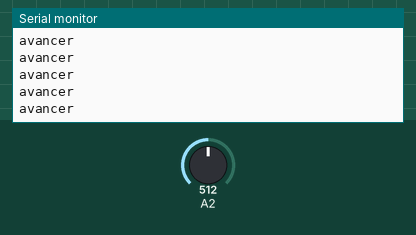
Bench run of a sketch on a simulated Arduino Uno, built with avr-gcc and run on an emulated ATmega328P. Parts: the last lines printed to the serial monitor. The inputs (shaded band) are chosen by the test bench; at power-on: A2 = 512. At 13.7 s the program stops and its outputs stay as they are.

Above: at 3.8 s.
3.9 s: A2 set to 122
At 5.3 s:
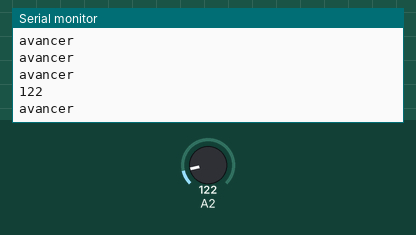
6.1 s: A2 set to 306
At 14.1 s:
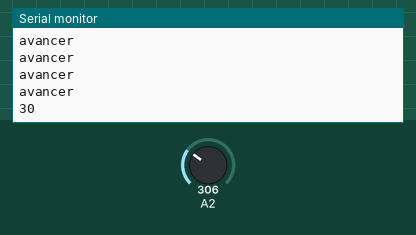
Timing chart, 0 to 15.2 s (numbered marks = the images above; inputs shaded):
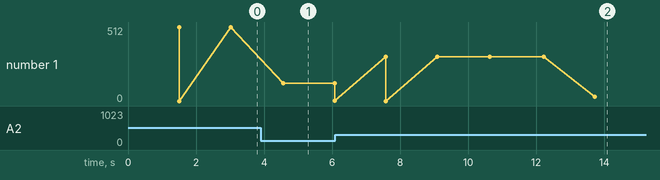

Measured:
- after the input at 3.9 s, the serial monitor: prints a new line after 0.67 s (image 1)
- after the input at 6.1 s, the serial monitor: prints a new line after 1.5 s (image 2)
- plotted number 1: 512 → 1 after the input at 3.9 s, 1 → 30 after the input at 6.1 s

The sketch:

SuiveurDeLigneDebug.ino
```cpp
 /* CAPTEUR NIVEAU DE GRIS */
int valeurCapteur;
int valeurRetour;
int palierCouleurBlanc = 130;
int temps = 1500;

void setup() {
  /* CAPTEUR NIVEAU DE GRIS */
  Serial.begin(9600);
}


void loop() {

  delay(temps);

  valeurRetour = ligneBlanche();
  if(valeurRetour == 1){
    Serial.println("1");
    Serial.println("avancer");
    /*MOTEUR Avancer*/

  }else{
    Serial.println("0");

    /*Retrouver ligne*/
    Serial.println("reculer");
    Serial.println("arreter");
    Serial.println("gauche");
    for(int i = 0; i < 5 ; ++i){
      Serial.println("avancer");
    }

    delay(temps);
    valeurRetour = ligneBlanche();
    if(valeurRetour == 1){
      Serial.println("avancer");
    }else{

      Serial.println("arreter");
      Serial.println("droite");
      Serial.println("droite");
      for(int i = 0; i < 10 ; ++i){
        Serial.println("avancer");
      }

      delay(temps);
      valeurRetour = ligneBlanche();
      if(valeurRetour == 1){
        Serial.println("avancer");
      }else{

        Serial.println("arreter");
        Serial.println("gauche");
        Serial.println("gauche");
        for(int i = 0; i < 5 ; ++i){
          Serial.println("avancer");
        }

        Serial.println("arreter");
        Serial.println("droite");
        for(int i = 0; i < 5 ; ++i){
           Serial.println("avancer");
        }

        delay(temps);
        valeurRetour = ligneBlanche();
        if(valeurRetour == 1){
          Serial.println("avancer");
        }else{
          Serial.println("arreter");
          Serial.println("gauche");
          Serial.println("gauche");
          for(int i = 0; i < 5 ; ++i){
            Serial.println("avancer");
          }
          delay(temps);
          valeurRetour = ligneBlanche();
          if(valeurRetour == 1){
            Serial.println("avancer");
          }else{
            Serial.println("arreter");
            exit(1);
          }
        }
      }
    }
  }
}

int ligneBlanche(){
  valeurCapteur = analogRead(2);
  Serial.println(valeurCapteur);

  if(palierCouleurBlanc < valeurCapteur){
    return 0;
  }else if( palierCouleurBlanc > valeurCapteur){
    return 1;
  }
}
```
